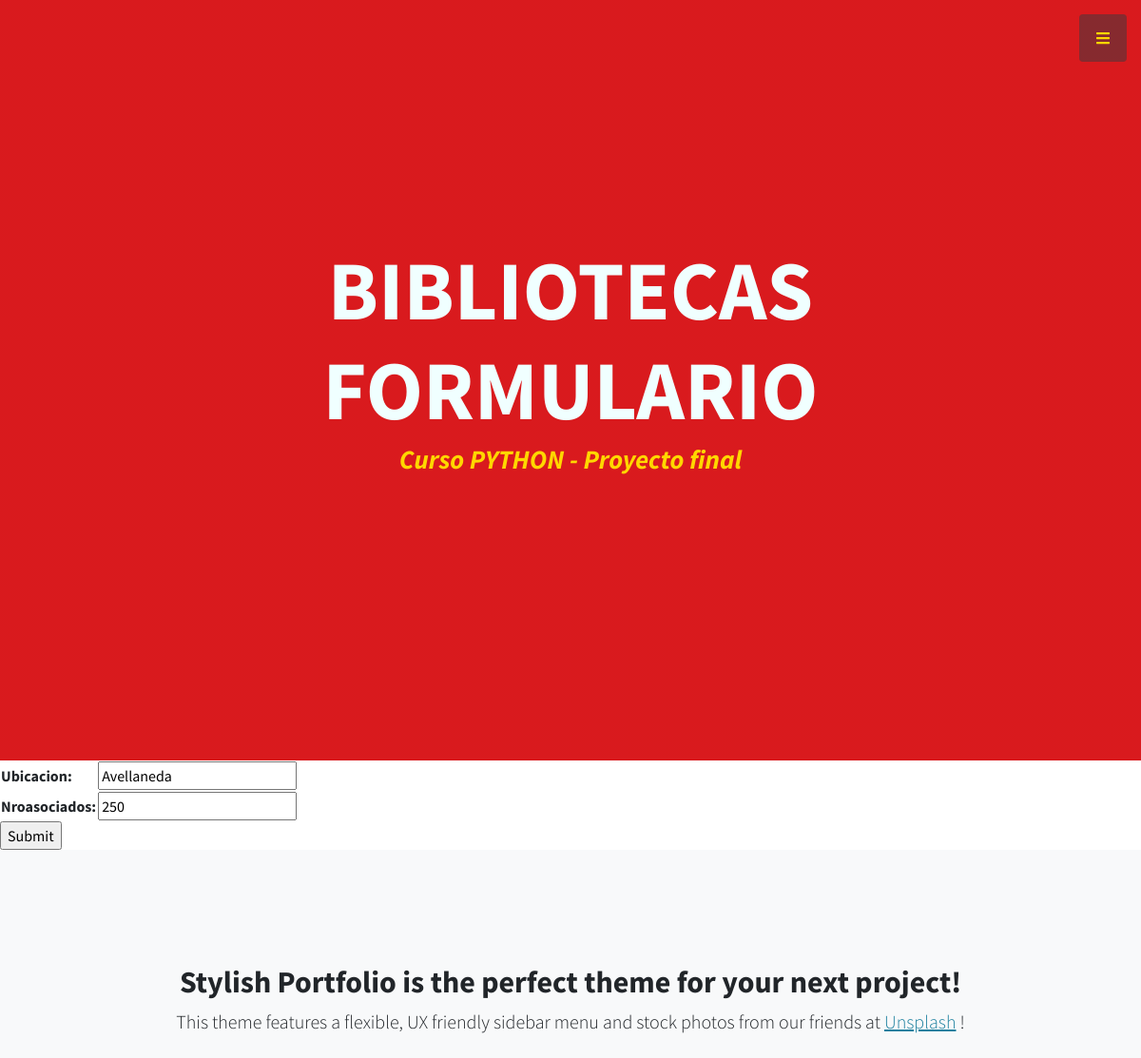
The app's page /App1/editarBibliotecas/Avellaneda/ (upper part), older data.
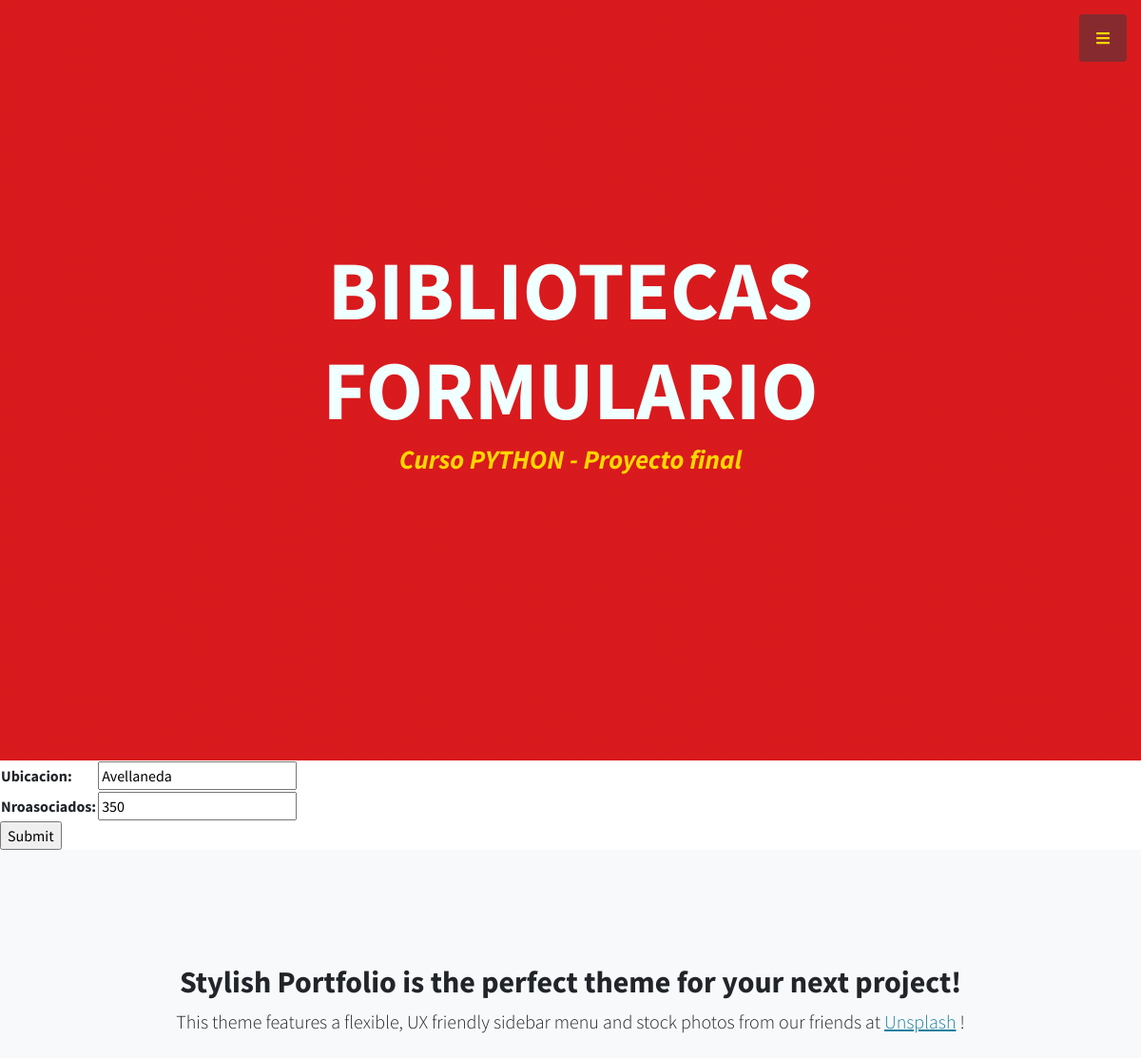
The same page, newer data.
### App1/models.py (models this page shows, shortened)
class Bibliotecas (models.Model):
     ubicacion = models.CharField(max_length=60)
     nroAsociados = models.IntegerField()

### App1/views.py (the view)
# urls.py: path('editarBibliotecas/<ubicacion_para_editar>/', views.editarBibliotecas, name="EditarBibliotecas"),
def editarBibliotecas(request, ubicacion_para_editar):
    biblioteca = Bibliotecas.objects.get(ubicacion=ubicacion_para_editar)
    if request.method == "POST":
        miFormulario = BibliotecasFormulario(request.POST)
        if miFormulario.is_valid():
            informacion = miFormulario.cleaned_data
            biblioteca.ubicacion = informacion["ubicacion"]
            biblioteca.nroAsociados = informacion["nroAsociados"]
            biblioteca.save()
            return render(request, "App1/inicio.html")
    else:
        miFormulario = BibliotecasFormulario(initial={"ubicacion":biblioteca.ubicacion,"nroAsociados":biblioteca.nroAsociados})
    return render(request, "App1/editarBibliotecas.html",{"miFormulario":miFormulario,"ubicacion_para_editar":ubicacion_para_editar})

### App1/forms.py
class BibliotecasFormulario(forms.Form):
    ubicacion = forms.CharField(required=True)
    nroAsociados = forms.IntegerField()

### App1/templates/App1/editarBibliotecas.html (shortened to what this page needs)
{% extends "App1/padre.html" %}
{% load static %}
{% block contenido2 %}
    <h1 class="mb-1" style="color: azure;"> BIBLIOTECAS <br> FORMULARIO </h1>
{% endblock %}
{% block contenido %}
    <form action="" method="POST">{% csrf_token %}
        <table>
        {{ miFormulario.as_table }}
        </table>
        <input type="submit" name="ENVIAR">
    </form>
{% endblock %}

Row changes from the older to the newer data that the page shows:
changed Bibliotecas "Avellaneda": nroAsociados "250" → "350"
